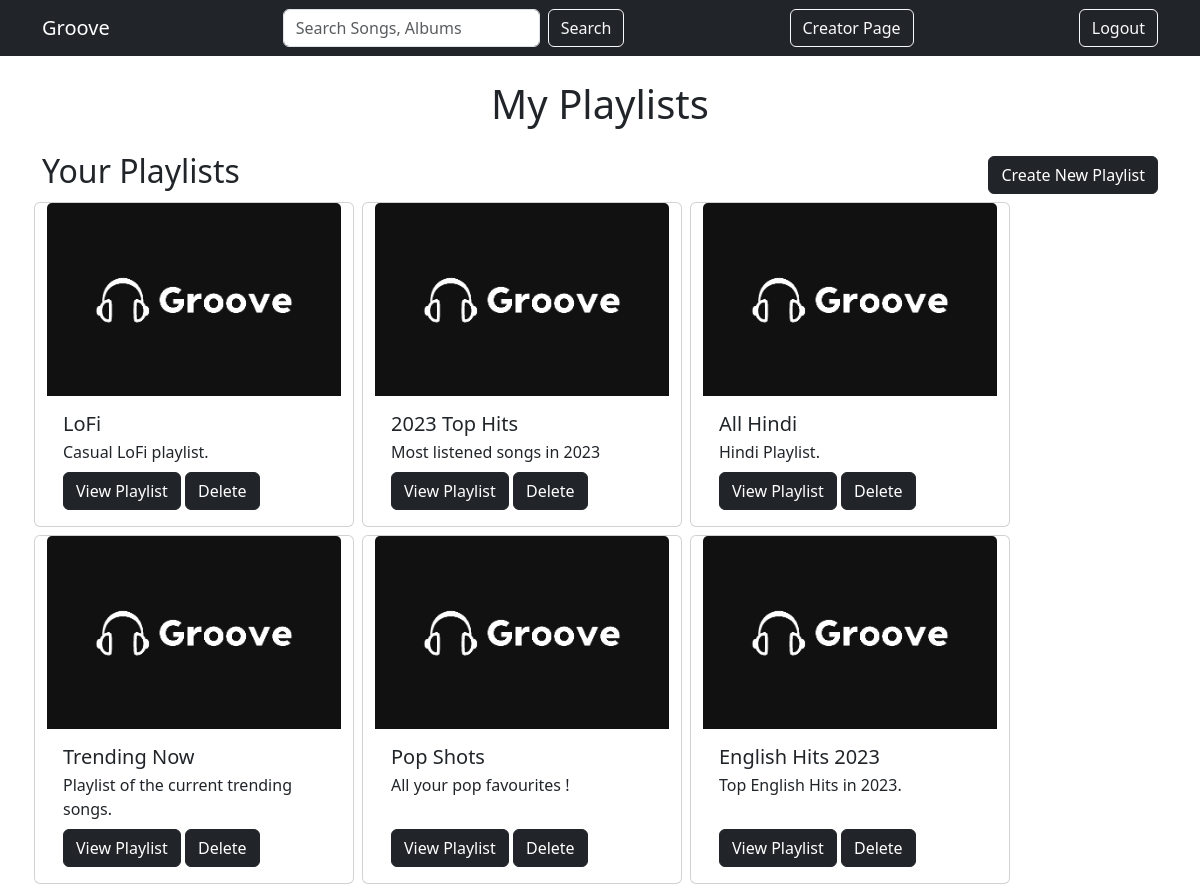
The page /view_playlists (signed in) on the database its author committed.
### groove/models.py (models this page shows)
class Playlist(db.Model):
    __tablename__ = 'playlist'
    id = db.Column(db.Integer, primary_key=True)
    user_id = db.Column(db.Integer, db.ForeignKey('user.id'), nullable=False)
    name = db.Column(db.String(255), nullable=False)
    description = db.Column(db.Text, nullable=True)
    songs = db.relationship('Song', secondary='playlist_song', backref=db.backref('playlist', lazy='dynamic'))

### groove/routes.py (the view)
@app.route('/view_playlists')
def playlists_page():
    if 'id' not in session:
        return redirect(url_for('login_page'))
    user = User.query.filter_by(id=session['id']).first()
    playlists = Playlist.query.filter_by(user_id=user.id)
    return render_template('view_playlist.html', playlists=playlists, user=user)

### groove/templates/view_playlist.html (shortened to what this page needs)
<!DOCTYPE html>
<html lang="en">
<head>
    <link href="https://cdn.jsdelivr.net/npm/bootstrap@5.3.2/dist/css/bootstrap.min.css" rel="stylesheet"
>
</head>
<body>
<nav class="navbar navbar-expand-lg navbar-dark bg-dark">
    <div class="container">
        <a class="navbar-brand" href="{{ url_for('user_home_page') }}">Groove</a>
        <form class="d-flex" action="{{ url_for('search_page') }}" method="post">
            <input class="form-control me-2" type="search" placeholder="Search Songs, Albums" aria-label="Search"
                   name="search">
            <a class="btn btn-outline-light" type="submit">Search</a>
        </form>
        <div>
            {% if user.role.name == 'creator' %}
                <a class="btn btn-outline-light ms-2" href="{{ url_for('creator_home_page') }}">Creator Page</a>
            {% endif %}
        </div>
        <div>
            <a class="btn btn-outline-light ms-2" href="{{ url_for('logout') }}">Logout</a>
        </div>
    </div>
</nav>
<div class="container mt-4">
    <h1 class="text-center mb-4">My Playlists</h1>
    <div class="d-flex justify-content-between align-items-center">
        <h2>Your Playlists</h2>
        <a href="{{ url_for('create_playlist_page') }}" class="btn btn-dark">Create New Playlist</a>
    </div>
    <div class="row">
        {% for playlist in playlists %}
            <div class="card m-1" style="width: 20rem;">
                <img src="./static/groove_logo_darkmode.png" class="card-img-top" alt="...">
                <div class="card-body d-flex flex-column">
                    <h5 class="card-title">{{ playlist.name }}</h5>
                    <p class="card-subtitle mb-2">{{ playlist.description }}</p>
                    <div style="margin-top: auto;">
                        <a href="{{ url_for('playlist_songs_page', playlist_id=playlist.id) }}" class="btn btn-dark">View Playlist</a>
                        <a href="{{ url_for('delete_playlist_page', playlist_id=playlist.id) }}" class="btn btn-dark">Delete</a>
                    </div>
                </div>
            </div>
        {% endfor %}
    </div>
</div>
</body>
</html>

### rows shown on the page
Playlist: name "LoFi", description "Casual LoFi playlist."
Playlist: name "2023 Top Hits", description "Most listened songs in 2023"
Playlist: name "All Hindi", description "Hindi Playlist."
Playlist: name "Trending Now", description "Playlist of the current trending songs."
Playlist: name "Pop Shots", description "All your pop favourites !"
Playlist: name "English Hits 2023", description "Top English Hits in 2023."
